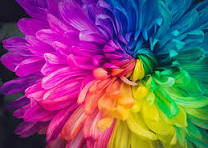
#> input picture Unit 3/i1.jpeg, 208 x 148 px
$ jupyter execute unit3.ipynb
#> lines starting #> are read from the running program, lines starting #| are printed output that depends on the picture
[cell 1]
# vector Quantization

import matplotlib.pyplot as plt
from sklearn.cluster import KMeans
from skimage import io
# pip install scikit-image

#reading an image
img = io.imread('i1.jpeg')
#> img is the input picture: shape (148, 208, 3); mean R, G, B 123.6, 80.5, 109.4
plt.imshow(img)
plt.title('source image')
plt.show()

#resharping the image data
pixels = img.reshape(-1,3)
# converts image to 2D array , one pixel per row , 3 columns for RGB

# applying the k-Means for color quantization
k = 16
kmeans = KMeans(n_clusters = k)
kmeans.fit(pixels)
new_color = kmeans.cluster_centers_[kmeans.labels_]
# clustyer_centers_ , gives representative colors
# labels_tells which cluster each pixel belongs to

#  Recreating the compressed image
compressed = new_color.reshape(img.shape).astype('uint8')
# 8- bit unsigned integer is a standard datatype for image pixels

# display
plt.imshow(compressed)
plt.title('compressed images')
plt.show()
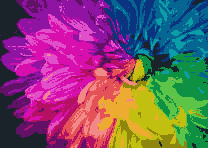
#> shown: shape (148, 208, 3); mean R, G, B 123, 80, 109
